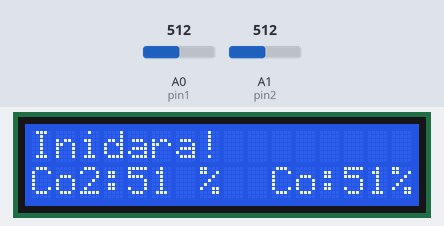
Recording of a sketch running on a simulated Arduino Uno, built with avr-gcc and run on an emulated ATmega328P. Parts: 16×2 character LCD. The inputs (shaded band) are chosen by the test bench; at power-on: A0 (pin1) = 512, A1 (pin2) = 512.

Above: at 1.2 s.
1.3 s: A0 (pin1) set to 716
At 2.5 s:
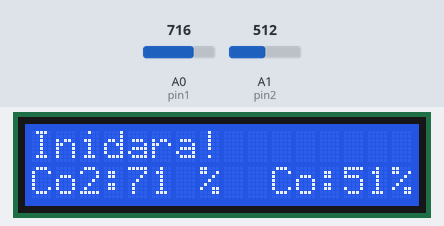
2.8 s: A1 (pin2) set to 716
At 3.8 s:
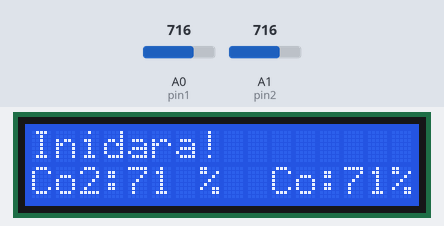
4.3 s: A0 (pin1) set to 900
At 5.0 s:
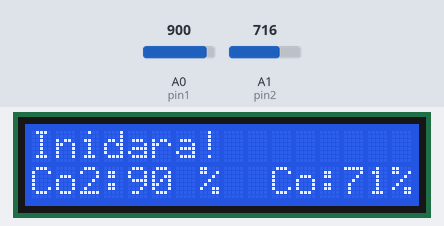
5.8 s: A1 (pin2) set to 984
At 6.1 s:
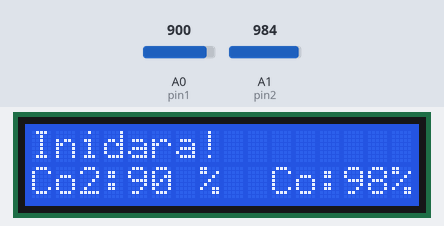
7.3 s: A1 (pin2) set to 1013
At 8.5 s:
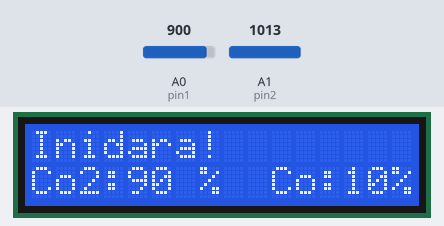
8.8 s: A0 (pin1) set to 1023
At 10.0 s:
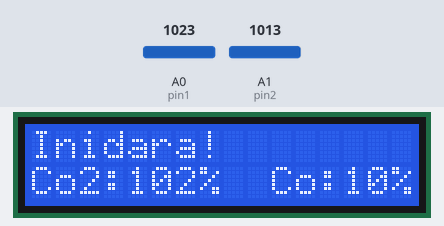
Timing chart, 0 to 11.3 s (numbered marks = the images above; inputs shaded):
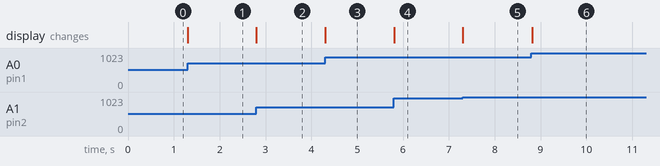

Measured:
- after the input at 1.3 s, the display: changes at once (image 1)
- after the input at 2.8 s, the display: changes at once (image 2)
- after the input at 4.3 s, the display: changes at once (image 3)
- after the input at 5.8 s, the display: changes at once (image 4)
- after the input at 7.3 s, the display: changes at once (image 5)
- after the input at 8.8 s, the display: changes at once (image 6)

The sketch:

SENSOR_Code.ino
```cpp
#include <LiquidCrystal.h>
const int rs = 12, en = 11, d4 = 5, d5 = 4, d6 = 3, d7 = 2;
LiquidCrystal lcd(rs, en, d4, d5, d6, d7);
int pin1=A0;
int pin2=A1;
void setup() {
  // put your setup code here, to run once:
  Serial.begin(115200); // Serial Monitor is being initiated for Serial communication between the arduino and your computer
  lcd.begin(16, 2);
  lcd.print("Inidara!");
  pinMode(pin1,INPUT);
  pinMode(pin2,INPUT);
}

void loop() {
  int mq135 = analogRead(A0); // we read analog values using the analogread function
  int mq7 = analogRead(A1);
  int mq135_cent=mq135/10;
  int mq7_cent=mq7/10;
  lcd.setCursor(0, 1);
  lcd.print("Co2:");
  lcd.setCursor(4, 1);
  lcd.print(mq135_cent);
  lcd.setCursor(7, 1);
  lcd.print("%");

  lcd.setCursor(10, 1);
  lcd.print("Co:");
  lcd.setCursor(13, 1);
  lcd.print(mq7_cent);
   lcd.setCursor(15, 1);
  lcd.print("%");

}

//x<400 = High Carbon
//x>400 = Low Carbon
```
